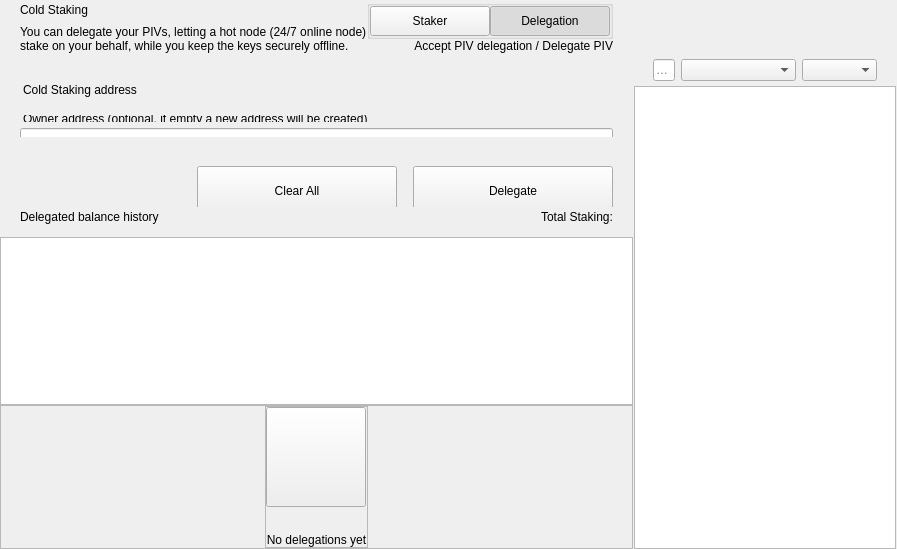
<?xml version="1.0" encoding="UTF-8"?>
<ui version="4.0">
 <class>ColdStakingWidget</class>
 <widget class="QWidget" name="ColdStakingWidget">
  <property name="geometry">
   <rect>
    <x>0</x>
    <y>0</y>
    <width>629</width>
    <height>549</height>
   </rect>
  </property>
  <property name="windowTitle">
   <string notr="true">N/A</string>
  </property>
  <layout class="QHBoxLayout" name="horizontalLayout_1" stretch="2,1">
   <property name="spacing">
    <number>0</number>
   </property>
   <property name="leftMargin">
    <number>0</number>
   </property>
   <property name="topMargin">
    <number>0</number>
   </property>
   <property name="rightMargin">
    <number>0</number>
   </property>
   <property name="bottomMargin">
    <number>0</number>
   </property>
   <item>
    <widget class="QWidget" name="left" native="true">
     <layout class="QVBoxLayout" name="verticalLayout_3">
      <property name="leftMargin">
       <number>0</number>
      </property>
      <property name="topMargin">
       <number>0</number>
      </property>
      <property name="rightMargin">
       <number>0</number>
      </property>
      <property name="bottomMargin">
       <number>0</number>
      </property>
      <item>
       <layout class="QVBoxLayout" name="verticalLayout_2">
        <property name="spacing">
         <number>0</number>
        </property>
        <item>
         <layout class="QVBoxLayout" name="verticalLayoutTop">
          <property name="spacing">
           <number>0</number>
          </property>
          <property name="leftMargin">
           <number>0</number>
          </property>
          <property name="rightMargin">
           <number>0</number>
          </property>
          <item>
           <widget class="QWidget" name="containerTitle" native="true">
            <property name="sizePolicy">
             <sizepolicy hsizetype="Preferred" vsizetype="Minimum">
              <horstretch>0</horstretch>
              <verstretch>0</verstretch>
             </sizepolicy>
            </property>
            <property name="maximumSize">
             <size>
              <width>16777215</width>
              <height>100</height>
             </size>
            </property>
            <layout class="QHBoxLayout" name="containerTitleLayout">
             <property name="spacing">
              <number>0</number>
             </property>
             <property name="leftMargin">
              <number>20</number>
             </property>
             <property name="topMargin">
              <number>0</number>
             </property>
             <property name="rightMargin">
              <number>20</number>
             </property>
             <property name="bottomMargin">
              <number>0</number>
             </property>
             <item>
              <layout class="QVBoxLayout" name="verticalLayout11">
               <property name="spacing">
                <number>5</number>
               </property>
               <item>
                <widget class="QLabel" name="labelTitle">
                 <property name="text">
                  <string>Cold Staking</string>
                 </property>
                </widget>
               </item>
               <item>
                <widget class="QLabel" name="labelSubtitle1">
                 <property name="maximumSize">
                  <size>
                   <width>16777215</width>
                   <height>16777215</height>
                  </size>
                 </property>
                 <property name="text">
                  <string>You can delegate your PIVs, letting a hot node (24/7 online node)
stake on your behalf, while you keep the keys securely offline.</string>
                 </property>
                </widget>
               </item>
              </layout>
             </item>
             <item>
              <spacer name="horizontalSpacer">
               <property name="orientation">
                <enum>Qt::Horizontal</enum>
               </property>
               <property name="sizeHint" stdset="0">
                <size>
                 <width>40</width>
                 <height>20</height>
                </size>
               </property>
              </spacer>
             </item>
             <item>
              <widget class="QWidget" name="containerViewPrivacyChecks" native="true">
               <layout class="QVBoxLayout" name="containerPrivacyChecks">
                <property name="spacing">
                 <number>0</number>
                </property>
                <property name="leftMargin">
                 <number>0</number>
                </property>
                <property name="topMargin">
                 <number>0</number>
                </property>
                <property name="rightMargin">
                 <number>0</number>
                </property>
                <property name="bottomMargin">
                 <number>0</number>
                </property>
                <item alignment="Qt::AlignHCenter|Qt::AlignVCenter">
                 <widget class="QGroupBox" name="groupBox">
                  <property name="title">
                   <string/>
                  </property>
                  <layout class="QHBoxLayout" name="horizontalLayout_2_1">
                   <property name="spacing">
                    <number>0</number>
                   </property>
                   <property name="leftMargin">
                    <number>0</number>
                   </property>
                   <property name="topMargin">
                    <number>0</number>
                   </property>
                   <property name="rightMargin">
                    <number>0</number>
                   </property>
                   <property name="bottomMargin">
                    <number>0</number>
                   </property>
                   <item>
                    <widget class="QPushButton" name="pushLeft">
                     <property name="minimumSize">
                      <size>
                       <width>120</width>
                       <height>30</height>
                      </size>
                     </property>
                     <property name="maximumSize">
                      <size>
                       <width>120</width>
                       <height>30</height>
                      </size>
                     </property>
                     <property name="focusPolicy">
                      <enum>Qt::NoFocus</enum>
                     </property>
                     <property name="text">
                      <string>Staker</string>
                     </property>
                     <property name="checkable">
                      <bool>true</bool>
                     </property>
                     <property name="autoExclusive">
                      <bool>true</bool>
                     </property>
                    </widget>
                   </item>
                   <item>
                    <widget class="QPushButton" name="pushRight">
                     <property name="minimumSize">
                      <size>
                       <width>120</width>
                       <height>30</height>
                      </size>
                     </property>
                     <property name="maximumSize">
                      <size>
                       <width>120</width>
                       <height>30</height>
                      </size>
                     </property>
                     <property name="focusPolicy">
                      <enum>Qt::NoFocus</enum>
                     </property>
                     <property name="text">
                      <string>Delegation</string>
                     </property>
                     <property name="checkable">
                      <bool>true</bool>
                     </property>
                     <property name="checked">
                      <bool>true</bool>
                     </property>
                     <property name="autoExclusive">
                      <bool>true</bool>
                     </property>
                    </widget>
                   </item>
                  </layout>
                 </widget>
                </item>
                <item alignment="Qt::AlignTop">
                 <widget class="QLabel" name="labelSubtitle2">
                  <property name="text">
                   <string>Accept PIV delegation / Delegate PIV</string>
                  </property>
                  <property name="alignment">
                   <set>Qt::AlignRight|Qt::AlignTrailing|Qt::AlignVCenter</set>
                  </property>
                 </widget>
                </item>
               </layout>
              </widget>
             </item>
            </layout>
           </widget>
          </item>
          <item>
           <spacer name="verticalSpacer_2">
            <property name="orientation">
             <enum>Qt::Vertical</enum>
            </property>
            <property name="sizeType">
             <enum>QSizePolicy::Fixed</enum>
            </property>
            <property name="sizeHint" stdset="0">
             <size>
              <width>20</width>
              <height>30</height>
             </size>
            </property>
           </spacer>
          </item>
          <item>
           <widget class="QWidget" name="containerSend" native="true">
            <property name="minimumSize">
             <size>
              <width>0</width>
              <height>50</height>
             </size>
            </property>
            <layout class="QVBoxLayout" name="containerSendRow">
             <property name="spacing">
              <number>6</number>
             </property>
             <property name="leftMargin">
              <number>0</number>
             </property>
             <property name="topMargin">
              <number>0</number>
             </property>
             <property name="rightMargin">
              <number>0</number>
             </property>
             <property name="bottomMargin">
              <number>0</number>
             </property>
             <item>
              <widget class="QLabel" name="labelEditTitle">
               <property name="maximumSize">
                <size>
                 <width>16777215</width>
                 <height>30</height>
                </size>
               </property>
               <property name="styleSheet">
                <string notr="true">padding-left:20px; padding-bottom:3px;</string>
               </property>
               <property name="text">
                <string>Cold Staking address</string>
               </property>
              </widget>
             </item>
             <item>
              <spacer name="verticalSpacer_6">
               <property name="orientation">
                <enum>Qt::Vertical</enum>
               </property>
               <property name="sizeType">
                <enum>QSizePolicy::Fixed</enum>
               </property>
               <property name="sizeHint" stdset="0">
                <size>
                 <width>20</width>
                 <height>9</height>
                </size>
               </property>
              </spacer>
             </item>
             <item>
              <widget class="QWidget" name="containerOwner" native="true">
               <layout class="QVBoxLayout" name="vContainerOwner">
                <property name="spacing">
                 <number>4</number>
                </property>
                <property name="leftMargin">
                 <number>20</number>
                </property>
                <property name="topMargin">
                 <number>0</number>
                </property>
                <property name="rightMargin">
                 <number>20</number>
                </property>
                <property name="bottomMargin">
                 <number>0</number>
                </property>
                <item>
                 <widget class="QLabel" name="labelSubtitleDescription">
                  <property name="maximumSize">
                   <size>
                    <width>16777215</width>
                    <height>20</height>
                   </size>
                  </property>
                  <property name="styleSheet">
                   <string notr="true">margin-bottom:2px;
                   margin-left:0.05px;
                   padding:0px;</string>
                  </property>
                  <property name="text">
                   <string>Owner address (optional, if empty a new address will be created)</string>
                  </property>
                 </widget>
                </item>
                <item>
                 <widget class="QLineEdit" name="lineEditOwnerAddress">
                  <property name="minimumSize">
                   <size>
                    <width>0</width>
                    <height>50</height>
                   </size>
                  </property>
                  <property name="maximumSize">
                   <size>
                    <width>16777215</width>
                    <height>50</height>
                   </size>
                  </property>
                  <property name="styleSheet">
                   <string notr="true"/>
                  </property>
                  <property name="placeholderText">
                   <string>Enter owner address</string>
                  </property>
                 </widget>
                </item>
               </layout>
              </widget>
             </item>
            </layout>
           </widget>
          </item>
         </layout>
        </item>
        <item>
         <spacer name="verticalSpacer_3">
          <property name="orientation">
           <enum>Qt::Vertical</enum>
          </property>
          <property name="sizeType">
           <enum>QSizePolicy::Minimum</enum>
          </property>
          <property name="sizeHint" stdset="0">
           <size>
            <width>20</width>
            <height>20</height>
           </size>
          </property>
         </spacer>
        </item>
        <item>
         <widget class="QWidget" name="containerBtn" native="true">
          <property name="minimumSize">
           <size>
            <width>0</width>
            <height>50</height>
           </size>
          </property>
          <layout class="QHBoxLayout" name="horizontalLayout">
           <property name="rightMargin">
            <number>20</number>
           </property>
           <item>
            <spacer name="horizontalSpacer_2">
             <property name="orientation">
              <enum>Qt::Horizontal</enum>
             </property>
             <property name="sizeHint" stdset="0">
              <size>
               <width>200</width>
               <height>20</height>
              </size>
             </property>
            </spacer>
           </item>
           <item>
            <layout class="QHBoxLayout" name="horizontalLayout_7">
             <item>
              <spacer name="horizontalSpacer_3">
               <property name="orientation">
                <enum>Qt::Horizontal</enum>
               </property>
               <property name="sizeType">
                <enum>QSizePolicy::Expanding</enum>
               </property>
               <property name="sizeHint" stdset="0">
                <size>
                 <width>40</width>
                 <height>20</height>
                </size>
               </property>
              </spacer>
             </item>
             <item>
              <widget class="QPushButton" name="pushButtonClear">
               <property name="minimumSize">
                <size>
                 <width>200</width>
                 <height>50</height>
                </size>
               </property>
               <property name="focusPolicy">
                <enum>Qt::NoFocus</enum>
               </property>
               <property name="text">
                <string>Clear All</string>
               </property>
              </widget>
             </item>
             <item>
              <spacer name="horizontalSpacer_4">
               <property name="orientation">
                <enum>Qt::Horizontal</enum>
               </property>
               <property name="sizeType">
                <enum>QSizePolicy::Fixed</enum>
               </property>
               <property name="sizeHint" stdset="0">
                <size>
                 <width>10</width>
                 <height>20</height>
                </size>
               </property>
              </spacer>
             </item>
             <item>
              <widget class="QPushButton" name="pushButtonSend">
               <property name="minimumSize">
                <size>
                 <width>200</width>
                 <height>50</height>
                </size>
               </property>
               <property name="maximumSize">
                <size>
                 <width>200</width>
                 <height>50</height>
                </size>
               </property>
               <property name="focusPolicy">
                <enum>Qt::NoFocus</enum>
               </property>
               <property name="text">
                <string>Delegate</string>
               </property>
              </widget>
             </item>
            </layout>
           </item>
          </layout>
         </widget>
        </item>
        <item>
         <widget class="QWidget" name="containerHistoryLabel" native="true">
          <layout class="QHBoxLayout" name="horizontalLayout_4">
           <property name="spacing">
            <number>0</number>
           </property>
           <property name="leftMargin">
            <number>20</number>
           </property>
           <property name="topMargin">
            <number>0</number>
           </property>
           <property name="rightMargin">
            <number>20</number>
           </property>
           <property name="bottomMargin">
            <number>0</number>
           </property>
           <item>
            <widget class="QWidget" name="verticalWidget" native="true">
             <property name="minimumSize">
              <size>
               <width>100</width>
               <height>0</height>
              </size>
             </property>
             <layout class="QVBoxLayout" name="verticalLayout_58">
              <property name="leftMargin">
               <number>0</number>
              </property>
              <property name="topMargin">
               <number>0</number>
              </property>
              <property name="rightMargin">
               <number>0</number>
              </property>
              <property name="bottomMargin">
               <number>0</number>
              </property>
              <item>
               <widget class="QLabel" name="labelListHistory">
                <property name="text">
                 <string>Delegated balance history</string>
                </property>
               </widget>
              </item>
             </layout>
            </widget>
           </item>
           <item>
            <spacer name="horizontalSpacer_5">
             <property name="orientation">
              <enum>Qt::Horizontal</enum>
             </property>
             <property name="sizeHint" stdset="0">
              <size>
               <width>40</width>
               <height>20</height>
              </size>
             </property>
            </spacer>
           </item>
           <item>
            <widget class="QLabel" name="labelStakingTotal">
             <property name="text">
              <string>Total Staking:</string>
             </property>
            </widget>
           </item>
          </layout>
         </widget>
        </item>
        <item>
         <layout class="QVBoxLayout" name="verticalLayout_64">
          <property name="spacing">
           <number>0</number>
          </property>
          <item>
           <spacer name="verticalSpacer_44">
            <property name="orientation">
             <enum>Qt::Vertical</enum>
            </property>
            <property name="sizeType">
             <enum>QSizePolicy::Fixed</enum>
            </property>
            <property name="sizeHint" stdset="0">
             <size>
              <width>20</width>
              <height>10</height>
             </size>
            </property>
           </spacer>
          </item>
          <item>
           <widget class="QListView" name="listView">
            <property name="enabled">
             <bool>true</bool>
            </property>
            <property name="mouseTracking">
             <bool>true</bool>
            </property>
           </widget>
          </item>
          <item>
           <widget class="QFrame" name="emptyContainer">
            <property name="minimumSize">
             <size>
              <width>0</width>
              <height>100</height>
             </size>
            </property>
            <property name="frameShape">
             <enum>QFrame::StyledPanel</enum>
            </property>
            <property name="frameShadow">
             <enum>QFrame::Raised</enum>
            </property>
            <layout class="QVBoxLayout" name="verticalLayout_71" stretch="1,8">
             <property name="spacing">
              <number>0</number>
             </property>
             <property name="leftMargin">
              <number>0</number>
             </property>
             <property name="topMargin">
              <number>0</number>
             </property>
             <property name="rightMargin">
              <number>0</number>
             </property>
             <property name="bottomMargin">
              <number>0</number>
             </property>
             <item>
              <spacer name="verticalSpacer">
               <property name="orientation">
                <enum>Qt::Vertical</enum>
               </property>
               <property name="sizeHint" stdset="0">
                <size>
                 <width>20</width>
                 <height>20</height>
                </size>
               </property>
              </spacer>
             </item>
             <item alignment="Qt::AlignHCenter|Qt::AlignVCenter">
              <widget class="QFrame" name="emptyScreen">
               <property name="sizePolicy">
                <sizepolicy hsizetype="Expanding" vsizetype="Expanding">
                 <horstretch>0</horstretch>
                 <verstretch>0</verstretch>
                </sizepolicy>
               </property>
               <property name="frameShape">
                <enum>QFrame::StyledPanel</enum>
               </property>
               <property name="frameShadow">
                <enum>QFrame::Raised</enum>
               </property>
               <layout class="QVBoxLayout" name="verticalLayout">
                <property name="spacing">
                 <number>30</number>
                </property>
                <property name="leftMargin">
                 <number>0</number>
                </property>
                <property name="topMargin">
                 <number>0</number>
                </property>
                <property name="rightMargin">
                 <number>0</number>
                </property>
                <property name="bottomMargin">
                 <number>0</number>
                </property>
                <item alignment="Qt::AlignHCenter|Qt::AlignVCenter">
                 <widget class="QPushButton" name="pushImgEmpty">
                  <property name="minimumSize">
                   <size>
                    <width>100</width>
                    <height>100</height>
                   </size>
                  </property>
                  <property name="maximumSize">
                   <size>
                    <width>100</width>
                    <height>100</height>
                   </size>
                  </property>
                  <property name="focusPolicy">
                   <enum>Qt::NoFocus</enum>
                  </property>
                  <property name="text">
                   <string/>
                  </property>
                  <property name="iconSize">
                   <size>
                    <width>100</width>
                    <height>100</height>
                   </size>
                  </property>
                 </widget>
                </item>
                <item alignment="Qt::AlignHCenter|Qt::AlignVCenter">
                 <widget class="QLabel" name="labelEmpty">
                  <property name="styleSheet">
                   <string notr="true"/>
                  </property>
                  <property name="text">
                   <string>No delegations yet</string>
                  </property>
                  <property name="alignment">
                   <set>Qt::AlignCenter</set>
                  </property>
                 </widget>
                </item>
               </layout>
              </widget>
             </item>
            </layout>
           </widget>
          </item>
         </layout>
        </item>
       </layout>
      </item>
     </layout>
    </widget>
   </item>
   <item>
    <widget class="QWidget" name="right" native="true">
     <layout class="QVBoxLayout" name="rightContainer">
      <property name="spacing">
       <number>0</number>
      </property>
      <property name="leftMargin">
       <number>1</number>
      </property>
      <property name="topMargin">
       <number>0</number>
      </property>
      <property name="rightMargin">
       <number>1</number>
      </property>
      <property name="bottomMargin">
       <number>0</number>
      </property>
      <item>
       <widget class="QWidget" name="containerRightButtons" native="true">
        <property name="minimumSize">
         <size>
          <width>0</width>
          <height>50</height>
         </size>
        </property>
        <layout class="QVBoxLayout" name="verticalLayout_4">
         <property name="leftMargin">
          <number>19</number>
         </property>
         <property name="topMargin">
          <number>0</number>
         </property>
         <property name="rightMargin">
          <number>19</number>
         </property>
         <property name="bottomMargin">
          <number>0</number>
         </property>
         <item>
          <widget class="OptionButton" name="btnCoinControl" native="true">
           <property name="minimumSize">
            <size>
             <width>0</width>
             <height>0</height>
            </size>
           </property>
          </widget>
         </item>
         <item>
          <widget class="OptionButton" name="btnColdStaking" native="true"/>
         </item>
         <item>
          <widget class="OptionButton" name="btnMyStakingAddresses" native="true">
           <property name="sizePolicy">
            <sizepolicy hsizetype="Preferred" vsizetype="Minimum">
             <horstretch>0</horstretch>
             <verstretch>0</verstretch>
            </sizepolicy>
           </property>
          </widget>
         </item>
        </layout>
       </widget>
      </item>
      <item>
       <widget class="QWidget" name="sortWidget" native="true">
        <layout class="QHBoxLayout" name="horizontalLayout_6">
         <property name="leftMargin">
          <number>19</number>
         </property>
         <property name="rightMargin">
          <number>19</number>
         </property>
         <property name="bottomMargin">
          <number>5</number>
         </property>
           <item>
            <widget class="QLineEdit" name="lineEditFilter">
             <property name="sizePolicy">
              <sizepolicy hsizetype="Expanding" vsizetype="Fixed">
               <horstretch>0</horstretch>
               <verstretch>0</verstretch>
              </sizepolicy>
             </property>
             <property name="minimumSize">
              <size>
               <width>0</width>
               <height>0</height>
              </size>
             </property>
             <property name="contextMenuPolicy">
              <enum>Qt::DefaultContextMenu</enum>
             </property>
             <property name="acceptDrops">
              <bool>false</bool>
             </property>
             <property name="maxLength">
              <number>40</number>
             </property>
             <property name="placeholderText">
              <string>Filter</string>
             </property>
            </widget>
           </item>
         <item>
          <spacer name="horizontalSpacer_6">
           <property name="orientation">
            <enum>Qt::Horizontal</enum>
           </property>
           <property name="sizeType">
              <enum>QSizePolicy::Preferred</enum>
           </property>
           <property name="sizeHint" stdset="0">
            <size>
             <width>20</width>
             <height>20</height>
            </size>
           </property>
          </spacer>
         </item>
         <item>
          <widget class="QComboBox" name="comboBoxSort">
           <property name="sizePolicy">
            <sizepolicy hsizetype="Preferred" vsizetype="Fixed">
             <horstretch>0</horstretch>
             <verstretch>0</verstretch>
            </sizepolicy>
           </property>
           <property name="minimumSize">
            <size>
             <width>115</width>
             <height>0</height>
            </size>
           </property>
          </widget>
         </item>
         <item>
          <widget class="QComboBox" name="comboBoxSortOrder">
           <property name="sizePolicy">
            <sizepolicy hsizetype="Preferred" vsizetype="Fixed">
             <horstretch>0</horstretch>
             <verstretch>0</verstretch>
            </sizepolicy>
           </property>
           <property name="minimumSize">
            <size>
             <width>75</width>
             <height>0</height>
            </size>
           </property>
          </widget>
         </item>
        </layout>
       <zorder>comboBoxSort</zorder>
       <zorder>comboBoxSortOrder</zorder>
       <zorder>lineEditFilter</zorder>
       </widget>
      </item>
      <item>
       <widget class="QListView" name="listViewStakingAddress">
        <property name="enabled">
         <bool>true</bool>
        </property>
        <property name="mouseTracking">
         <bool>true</bool>
        </property>
       </widget>
      </item>
     </layout>
    </widget>
   </item>
  </layout>
 </widget>
 <customwidgets>
  <customwidget>
   <class>OptionButton</class>
   <extends>QWidget</extends>
   <header>qt/hemis/optionbutton.h</header>
   <container>1</container>
  </customwidget>
 </customwidgets>
 <resources/>
 <connections/>
</ui>
